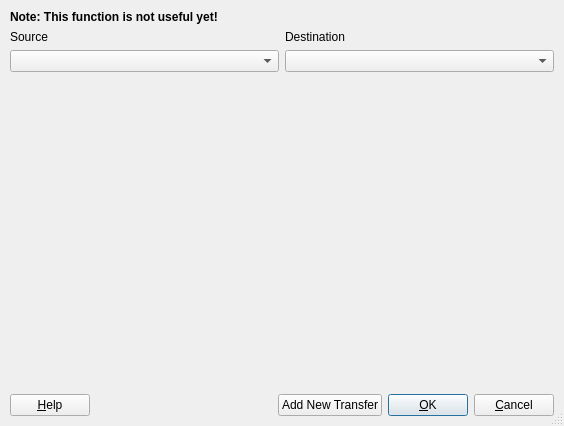
<ui version="4.0" >
 <author></author>
 <comment></comment>
 <exportmacro></exportmacro>
 <class>QgsPasteTransformationsBase</class>
 <widget class="QDialog" name="QgsPasteTransformationsBase" >
  <property name="geometry" >
   <rect>
    <x>0</x>
    <y>0</y>
    <width>564</width>
    <height>426</height>
   </rect>
  </property>
  <property name="mouseTracking" >
   <bool>true</bool>
  </property>
  <property name="windowTitle" >
   <string>Paste Transformations</string>
  </property>
  <property name="sizeGripEnabled" >
   <bool>true</bool>
  </property>
  <layout class="QVBoxLayout" >
   <property name="margin" >
    <number>10</number>
   </property>
   <property name="spacing" >
    <number>6</number>
   </property>
   <item>
    <widget class="QLabel" name="textLabel1_2" >
     <property name="sizePolicy" >
      <sizepolicy>
       <hsizetype>1</hsizetype>
       <vsizetype>0</vsizetype>
       <horstretch>0</horstretch>
       <verstretch>0</verstretch>
      </sizepolicy>
     </property>
     <property name="text" >
      <string>&lt;b>Note: This function is not useful yet!&lt;/b></string>
     </property>
    </widget>
   </item>
   <item>
    <layout class="QGridLayout" >
     <property name="margin" >
      <number>0</number>
     </property>
     <property name="spacing" >
      <number>6</number>
     </property>
     <item row="0" column="0" >
      <widget class="QLabel" name="textLabel3" >
       <property name="sizePolicy" >
        <sizepolicy>
         <hsizetype>5</hsizetype>
         <vsizetype>0</vsizetype>
         <horstretch>0</horstretch>
         <verstretch>0</verstretch>
        </sizepolicy>
       </property>
       <property name="text" >
        <string>Source</string>
       </property>
      </widget>
     </item>
     <item row="1" column="1" >
      <widget class="QComboBox" name="destinationLayerComboBox" />
     </item>
     <item row="0" column="1" >
      <widget class="QLabel" name="textLabel4" >
       <property name="sizePolicy" >
        <sizepolicy>
         <hsizetype>5</hsizetype>
         <vsizetype>0</vsizetype>
         <horstretch>0</horstretch>
         <verstretch>0</verstretch>
        </sizepolicy>
       </property>
       <property name="text" >
        <string>Destination</string>
       </property>
      </widget>
     </item>
     <item row="1" column="0" >
      <widget class="QComboBox" name="sourceLayerComboBox" />
     </item>
    </layout>
   </item>
   <item>
    <spacer>
     <property name="orientation" >
      <enum>Qt::Vertical</enum>
     </property>
     <property name="sizeType" >
      <enum>QSizePolicy::Expanding</enum>
     </property>
     <property name="sizeHint" >
      <size>
       <width>20</width>
       <height>251</height>
      </size>
     </property>
    </spacer>
   </item>
   <item>
    <layout class="QHBoxLayout" >
     <property name="margin" >
      <number>0</number>
     </property>
     <property name="spacing" >
      <number>6</number>
     </property>
     <item>
      <widget class="QPushButton" name="buttonHelp" >
       <property name="text" >
        <string>&amp;Help</string>
       </property>
       <property name="shortcut" >
        <string>F1</string>
       </property>
       <property name="autoDefault" >
        <bool>true</bool>
       </property>
      </widget>
     </item>
     <item>
      <spacer>
       <property name="orientation" >
        <enum>Qt::Horizontal</enum>
       </property>
       <property name="sizeType" >
        <enum>QSizePolicy::Expanding</enum>
       </property>
       <property name="sizeHint" >
        <size>
         <width>40</width>
         <height>20</height>
        </size>
       </property>
      </spacer>
     </item>
     <item>
      <widget class="QPushButton" name="newTransferPushButton" >
       <property name="text" >
        <string>Add New Transfer</string>
       </property>
      </widget>
     </item>
     <item>
      <widget class="QPushButton" name="buttonOk" >
       <property name="text" >
        <string>&amp;OK</string>
       </property>
       <property name="shortcut" >
        <string/>
       </property>
       <property name="autoDefault" >
        <bool>true</bool>
       </property>
       <property name="default" >
        <bool>true</bool>
       </property>
      </widget>
     </item>
     <item>
      <widget class="QPushButton" name="buttonCancel" >
       <property name="text" >
        <string>&amp;Cancel</string>
       </property>
       <property name="shortcut" >
        <string/>
       </property>
       <property name="autoDefault" >
        <bool>true</bool>
       </property>
      </widget>
     </item>
    </layout>
   </item>
  </layout>
 </widget>
 <layoutdefault spacing="6" margin="11" />
 <pixmapfunction>qPixmapFromMimeSource</pixmapfunction>
 <resources/>
 <connections/>
</ui>
